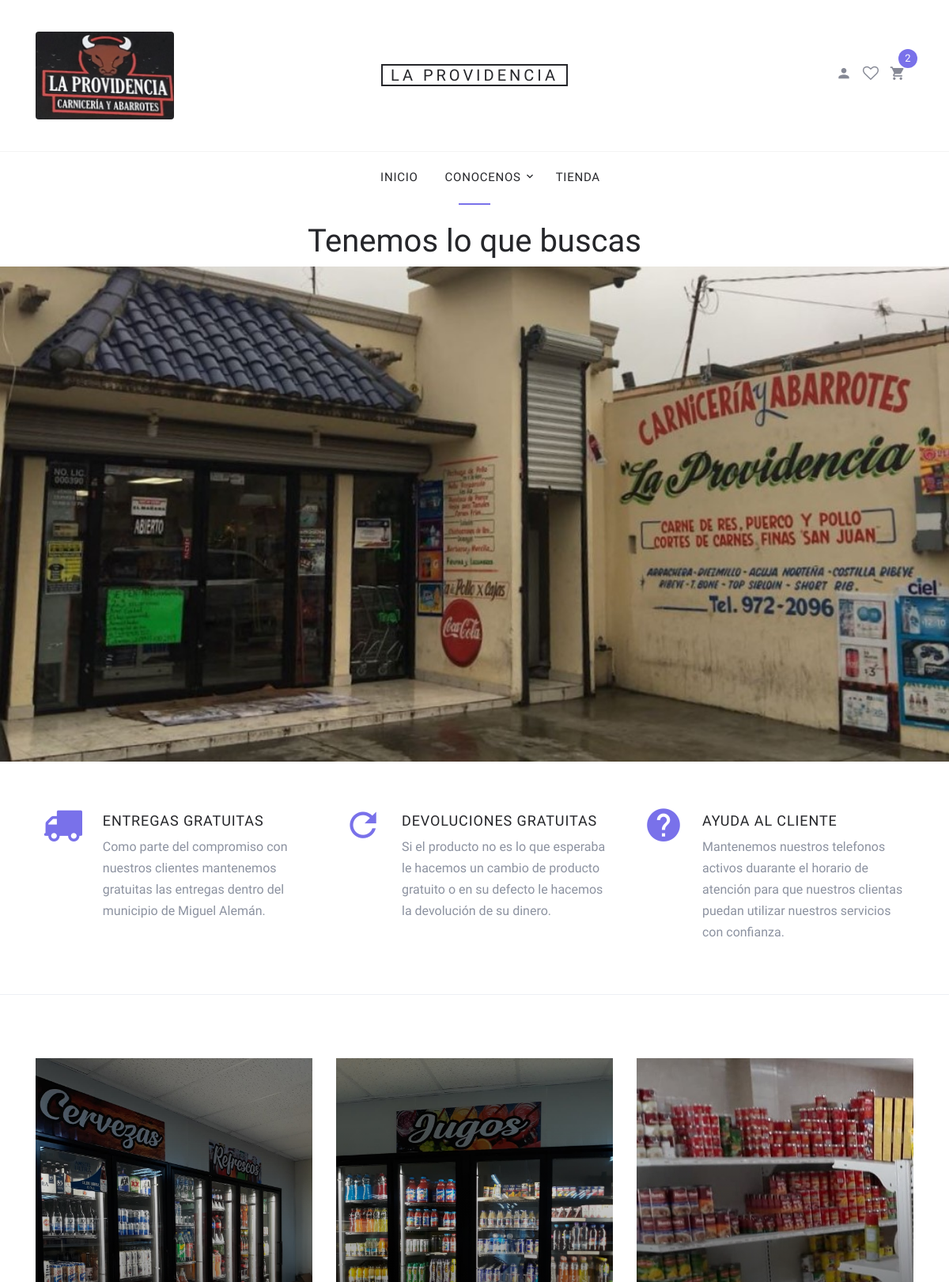
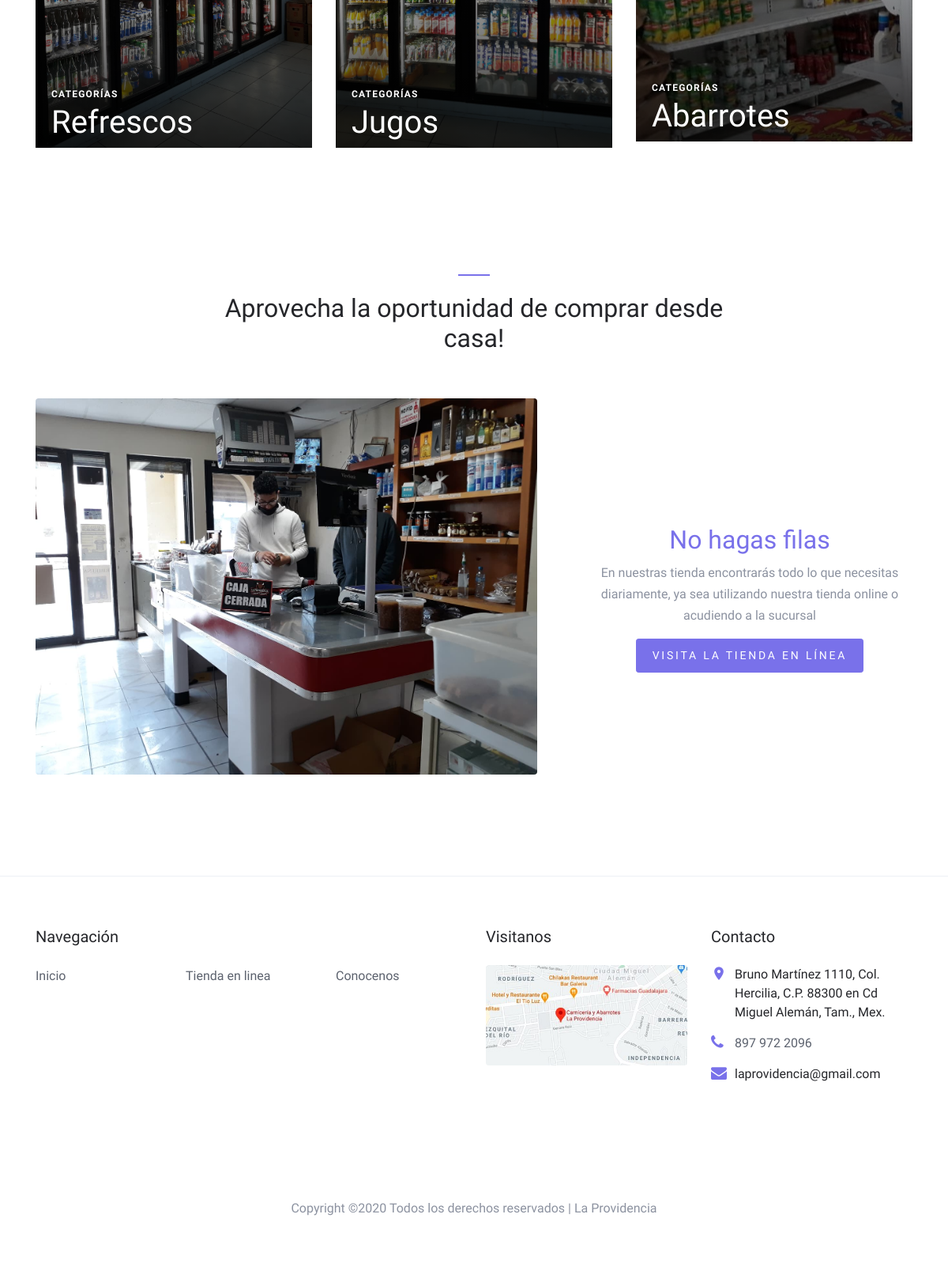
The app's page /index2.php with its own data (2 pictures, top to bottom).
### tables this page shows
CREATE TABLE `categorias` (
  `id` int(11) NOT NULL,
  `nombre` varchar(100) NOT NULL,
  `descripcion` varchar(400) NOT NULL,
  `imagen` varchar(400) NOT NULL
);

### index2.php (the view, shortened to what this page needs)
<!DOCTYPE html>
<html lang="en">
  <head>
    <link rel="stylesheet" href="fonts/icomoon/style.css">
    <link rel="stylesheet" href="css/bootstrap.min.css">
    <link rel="stylesheet" href="css/magnific-popup.css">
    <link rel="stylesheet" href="css/jquery-ui.css">
    <link rel="stylesheet" href="css/owl.carousel.min.css">
    <link rel="stylesheet" href="css/owl.theme.default.min.css">
    <link rel="stylesheet" href="css/aos.css">
    <link rel="stylesheet" href="css/style.css">
  </head>
  <body>
  <div class="site-wrap">
    <header class="site-navbar" role="banner">
      <div class="site-navbar-top">
        <div class="container">
          <div class="row align-items-center">
            <div class="col- col-md-4 order-2 order-md-1 text-left">
            <a href="index2.php" class="block-6">
              <img width="50%" heigth="50%" src="images/logo.jpg" alt="Logo" class="img-fluid rounded mb-6">
            </a>
            </div>
            <div class="col-12 mb-3 mb-md-0 col-md-4 order-1 order-md-2 text-center">
              <div class="site-logo">
                <a href="index2.php" class="js-logo-clone">La Providencia</a>
              </div>
            </div>
            <div class="col-6 col-md-4 order-3 order-md-3 text-right">
              <div class="site-top-icons">
                <ul>
                  <li><a href="#"><span class="icon icon-person"></span></a></li>
                  <li><a href="#"><span class="icon icon-heart-o"></span></a></li>
                  <li>
                    <a href="cart.html" class="site-cart">
                      <span class="icon icon-shopping_cart"></span>
                      <span class="count">2</span>
                    </a>
                  </li>
                </ul>
              </div>
            </div>
          </div>
        </div>
      </div>
      <nav class="site-navigation text-right text-md-center" role="navigation">
        <div class="container">
          <ul class="site-menu js-clone-nav d-none d-md-block">
            <li>
              <a href="index2.php">Inicio</a>
            </li>
            <li class="has-children">
              <a href="about.html">Conocenos</a>
            </li>
            <li><a href="index.php">Tienda</a></li>
          </ul>
        </div>
      </nav>
    </header>
      <div class="container">
        <div class="row justify-content-center">
          <div class="col-md-7 site-section-heading text-center pt-4">
            <h1>Tenemos lo que buscas</h1>
          </div>
        </div>
      </div>
    <div class="site-blocks-cover" style="background-image: url(images/frente.jpg);" data-aos="fade">
      <div class="container">
        <div class="row align-items-start align-items-md-center justify-content-end">
          </div>
        </div>
      </div>
    </div>
    <div class="site-section site-section-sm site-blocks-1">
      <div class="container">
        <div class="row">
          <div class="col-md-6 col-lg-4 d-lg-flex mb-4 mb-lg-0 pl-4" data-aos="fade-up" data-aos-delay="">
            <div class="icon mr-4 align-self-start">
              <span class="icon-truck"></span>
            </div>
            <div class="text">
              <h2 class="text-uppercase">Entregas gratuitas</h2>
              <p>Como parte del compromiso con nuestros clientes mantenemos gratuitas las entregas dentro del municipio de Miguel Alemán.</p>
            </div>
          </div>
          <div class="col-md-6 col-lg-4 d-lg-flex mb-4 mb-lg-0 pl-4" data-aos="fade-up" data-aos-delay="100">
            <div class="icon mr-4 align-self-start">
              <span class="icon-refresh2"></span>
            </div>
            <div class="text">
              <h2 class="text-uppercase">Devoluciones Gratuitas</h2>
              <p>Si el producto no es lo que esperaba le hacemos un cambio de producto gratuito o en su defecto le hacemos la devolución de su dinero.</p>
            </div>
          </div>
          <div class="col-md-6 col-lg-4 d-lg-flex mb-4 mb-lg-0 pl-4" data-aos="fade-up" data-aos-delay="200">
            <div class="icon mr-4 align-self-start">
              <span class="icon-help"></span>
            </div>
            <div class="text">
              <h2 class="text-uppercase">Ayuda al cliente</h2>
              <p>Mantenemos nuestros telefonos activos duarante el horario de atención para que nuestros clientas puedan utilizar nuestros servicios con confianza.</p>
            </div>
          </div>
        </div>
      </div>
    </div>
    <div class="site-section site-blocks-2">
      <div class="container">
        <div class="row">
        <?php
                include('./php/conexion.php');
                $resultado = $conexion -> query("select * from categorias order by id DESC") or die($conexion -> error);
                while($fila =mysqli_fetch_array($resultado)){
              ?>
          <div class="col-sm-6 col-md-6 col-lg-4 mb-4 mb-lg-0" data-aos="fade" data-aos-delay="">
            <a class="block-2-item" href="#">
              <figure class="image">
                <img src="images/<?php echo $fila['imagen']; ?>" alt="" class="img-fluid">
              </figure>
              <div class="text">
                <span class="text-uppercase">Categorías</span>
                <h3><?php echo $fila['nombre']; ?></h3>
              </div>
            </a>
          </div>
          <?php }?>
        </div>
      </div>
    </div>
    <div class="site-section block-8">
      <div class="container">
        <div class="row justify-content-center  mb-5">
          <div class="col-md-7 site-section-heading text-center pt-4">
            <h2>Aprovecha la oportunidad de comprar desde casa!</h2>
          </div>
        </div>
        <div class="row align-items-center">
          <div class="col-md-12 col-lg-7 mb-5">
            <a href="#"><img src="images/caja.jpg" alt="Image placeholder" class="img-fluid rounded"></a>
          </div>
          <div class="col-md-12 col-lg-5 text-center pl-md-5">
            <h2><a href="#">No hagas filas</a></h2>
            <p>En nuestras tienda encontrarás todo lo que necesitas diariamente, ya sea utilizando nuestra tienda online o acudiendo a la sucursal</p>
            <p><a href="#" class="btn btn-primary btn-sm">Visita la tienda en línea</a></p>
          </div>
        </div>
      </div>
    </div>
    <footer class="site-footer border-top">
      <div class="container">
        <div class="row">
          <div class="col-lg-6 mb-5 mb-lg-0">
            <div class="row">
              <div class="col-md-12">
                <h3 class="footer-heading mb-4">Navegación</h3>
              </div>
              <div class="col-md-6 col-lg-4">
                <ul class="list-unstyled">
                  <li><a href="#">Inicio</a></li>
                </ul>
              </div>
              <div class="col-md-6 col-lg-4">
                <ul class="list-unstyled">
                  <li><a href="#">Tienda en linea</a></li>
                </ul>
              </div>
              <div class="col-md-6 col-lg-4">
                <ul class="list-unstyled">
                <li><a href="#">Conocenos</a></li>
                </ul>
              </div>
            </div>
          </div>
          <div class="col-md-6 col-lg-3 mb-4 mb-lg-0">
            <h3 class="footer-heading mb-4">Visitanos</h3>
            <a href="https://goo.gl/maps/ZTBvGSUvokWTX5VR6" class="block-6">
              <img src="images/ubicacion.jpg" alt="Visitanos" class="img-fluid rounded mb-4">
            </a>
          </div>
          <div class="col-md-6 col-lg-3">
            <div class="block-5 mb-5">
              <h3 class="footer-heading mb-4">Contacto</h3>
              <ul class="list-unstyled">
                <li class="address">Bruno Martínez 1110, Col. Hercilia, C.P. 88300 en Cd Miguel Alemán, Tam., Mex.</li>
                <li class="phone"><a href="tel://8979722096">897 972 2096</a></li>
                <li class="email">laprovidencia@gmail.com</li>
              </ul>
            </div>
          </div>
        </div>
        <div class="row pt-5 mt-5 text-center">
          <div class="col-md-12">
            <p>
            Copyright &copy; Todos los derechos reservados | La Providencia  </p>
          </div>
        </div>
      </div>
    </footer>
  </body>
</html>

### records on screen
categorias: imagen (picture), nombre "Refrescos"
categorias: imagen (picture), nombre "Jugos"
categorias: imagen (picture), nombre "Abarrotes"
